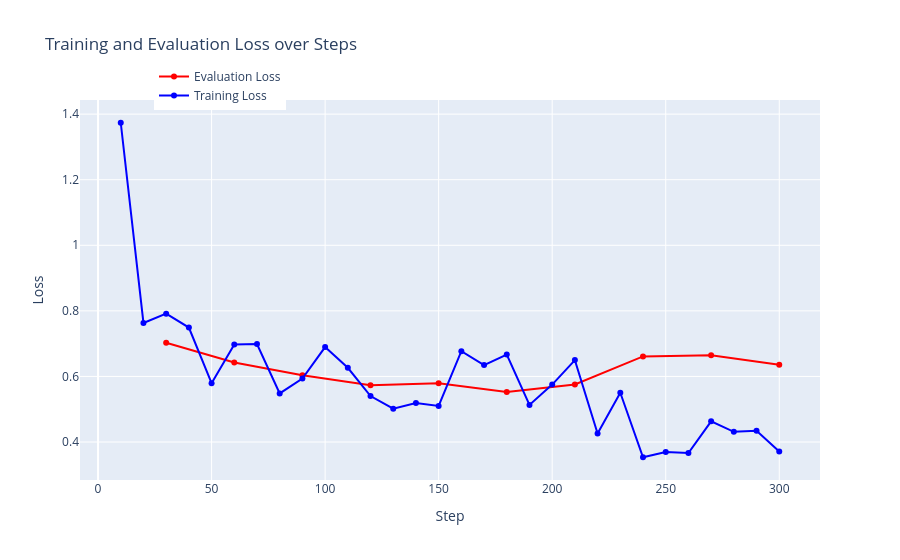

Notebook cell for this chart:
### Code cell
plot_train_eval_loss('logs/finetuning/2024-06-17_12-21-42/output/')

### Figure 1 — Plotly figure (JSON) as saved in the notebook; plotly's stock layout.template omitted (floating-point values rounded to 4 significant figures)
{"data": [{"line": {"color": "red"}, "mode": "lines+markers", "name": "Evaluation Loss", "type": "scatter", "x": [30, 60, 90, 120, 150, 180, 210, 240, 270, 300], "y": [0.7027, 0.6425, 0.6034, 0.5733, 0.5791, 0.5523, 0.5755, 0.6611, 0.6649, 0.6358]}, {"line": {"color": "blue"}, "mode": "lines+markers", "name": "Training Loss", "type": "scatter", "x": [10, 20, 30, 40, 50, 60, 70, 80, 90, 100, 110, 120, 130, 140, 150, 160, 170, 180, 190, 200, 210, 220, 230, 240, 250, 260, 270, 280, 290, 300], "y": [1.374, 0.7631, 0.7914, 0.7492, 0.5794, 0.6974, 0.6989, 0.5482, 0.5938, 0.6896, 0.6265, 0.5402, 0.5018, 0.519, 0.5099, 0.6772, 0.6346, 0.6667, 0.5132, 0.5752, 0.6498, 0.4258, 0.5504, 0.3536, 0.3698, 0.3664, 0.4631, 0.4312, 0.4347, 0.3711]}], "layout": {"hovermode": "x unified", "legend": {"x": 0.1, "y": 1.1}, "title": {"text": "Training and Evaluation Loss over Steps"}, "xaxis": {"title": {"text": "Step"}}, "yaxis": {"title": {"text": "Loss"}}}}
